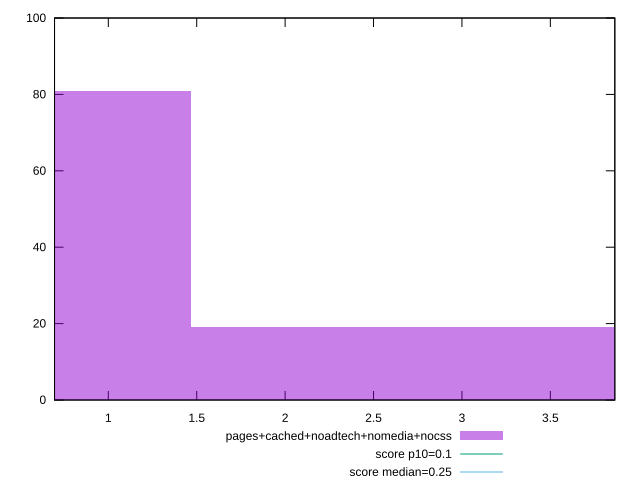

Here is the gnuplot script that generated this plot:
reset

$pagesCachedNoadtechNomediaNocss <<EOF
0 81
2.9303868734030245 19
EOF

set key outside below
set boxwidth 2.9303868734030245
set xrange [0.6958385416666666:3.864670138888889]
set yrange [0:100]
set trange [0:100]
set style fill transparent solid 0.5 noborder

set parametric
set terminal svg size 640, 490 enhanced background rgb 'white'
set output "report_00018_2021-02-10T15-25-16.877Z/cumulative-layout-shift/comparison/histogram/4_vs_5.svg"

plot $pagesCachedNoadtechNomediaNocss title "pages+cached+noadtech+nomedia+nocss" with boxes, \
     0.1,t title "score p10=0.1", \
     0.25,t title "score median=0.25"

reset
